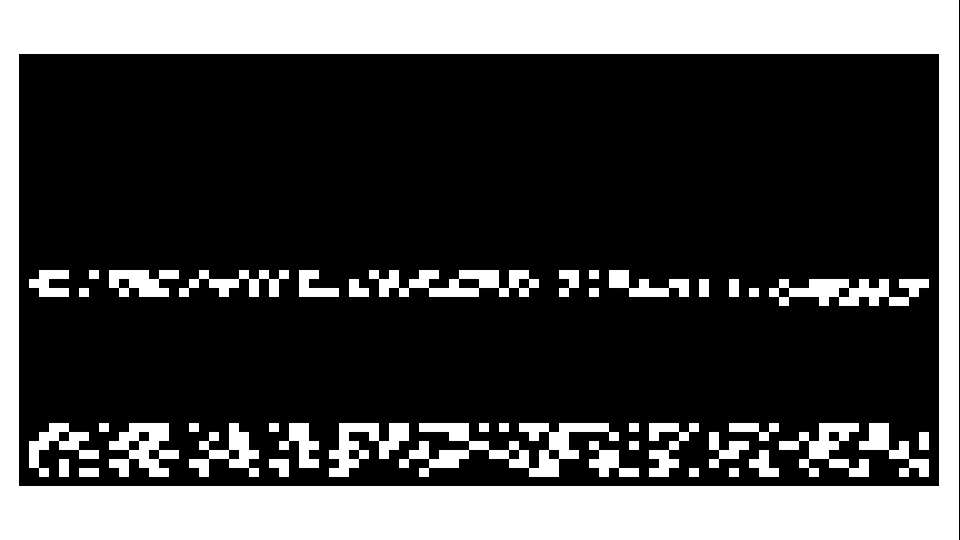
#> input picture tests/fixtures/pi-mixed-1200-to-1080.png, 1920 x 1080 px (shown at 1/2 size)
$ python -i control.py   (imports and definitions only)
#> lines starting #> are read from the running program, lines starting #| are printed output that depends on the picture; after the words box and inside, x2 and y2 are one past the last pixel; in counts of white or black regions, pixels touching at a corner belong together
#> further down, picture is the input picture: shape (1080, 1920, 3); min 0, max 255, mean 74.9
"""Versioned bootstrap messages, independent of the v1 data geometry."""
import json
import struct
import zlib
from dataclasses import dataclass

import cv2
import numpy as np
from reedsolo import RSCodec, ReedSolomonError

ROWS, COLUMNS = 48, 92
HEADER = struct.Struct('!4sBH')
DATA_BYTES = 446
MAX_PAYLOAD = DATA_BYTES - HEADER.size - 4
KINDS = {'SELECT', 'STATUS', 'HELLO', 'CAPS', 'PROPOSE', 'ACCEPT', 'COMMIT', 'READY', 'REPORT', 'ACK', 'FINISH'}


# [6 lines left out: function identifier, not called in this run]


@dataclass(frozen=True)
class Message:
    sender: str
    peer: str | None
    sequence: int
    ack: int
    kind: str
    body: dict

    # [52 lines left out: functions to_bytes, from_bytes, encode, not called in this run]


def _decode_grid(grid):
    wire = np.packbits((grid[1:-1, 1:-1].ravel()[:4080] > 127).astype(np.uint8)).tobytes()
    rs = RSCodec(32)
    try:
        data = bytes(rs.decode(wire[:255])[0]) + bytes(rs.decode(wire[255:])[0])
    except ReedSolomonError as exc:
        raise ValueError('uncorrectable bootstrap codeword') from exc
    magic, version, length = HEADER.unpack(data[:HEADER.size])
    if magic != b'VLBC' or version != 1 or length > MAX_PAYLOAD:
        raise ValueError('unsupported bootstrap header')
    end = HEADER.size + length
    if zlib.crc32(data[:end]) != struct.unpack('!I', data[end:end+4])[0] or any(data[end+4:]):
        raise ValueError('bootstrap checksum or padding failed')
    return Message.from_bytes(data[HEADER.size:end])


def decode(image):
    """Find axis-aligned borders; test rotations/reflections without data ROI."""
    if image.dtype != np.uint8 or image.ndim not in (2, 3):
        raise ValueError('bootstrap requires uint8 gray or BGR image')
    gray = cv2.cvtColor(image, cv2.COLOR_BGR2GRAY) if image.ndim == 3 else image
    _, binary = cv2.threshold(gray, 0, 255, cv2.THRESH_BINARY + cv2.THRESH_OTSU)
#> binary: shape (1080, 1920); 29.4% white; 43 white regions
    contours, _ = cv2.findContours(255-binary, cv2.RETR_EXTERNAL, cv2.CHAIN_APPROX_SIMPLE)
#> contours = 2 contours; box (x1, y1, x2, y2) and area: (38, 108, 1878, 972) 1587057, (1918, 0, 1920, 1080) 1079
    candidates = sorted((cv2.boundingRect(c) for c in contours), key=lambda b: b[2]*b[3], reverse=True)
#> candidates = [(38, 108, 1840, 864), (1918, 0, 2, 1080)]
    for x, y, w, h in candidates[:16]:
        if min(w, h) < 100:
            continue
        patch = binary[y:y+h, x:x+w]
        for rotation in range(4):
            rotated = np.rot90(patch, rotation)
            # USB capture may scale 1200p to 1080p independently on each axis.
            # Normalize the located rectangle; RS/header/CRC still validate it.
            ratio = rotated.shape[1]/rotated.shape[0] / (COLUMNS/ROWS)
            if not 0.75 <= ratio <= 1.34:
                continue
            for view in (rotated, rotated[:, ::-1]):
                grid = cv2.resize(view, (COLUMNS, ROWS), interpolation=cv2.INTER_AREA)
                try:
                    return _decode_grid(grid)
                except ValueError:
                    pass
#> this loop made 1 pass
#> pass 1, in decode, `patch = binary[y:y+h, x:x+w]`:
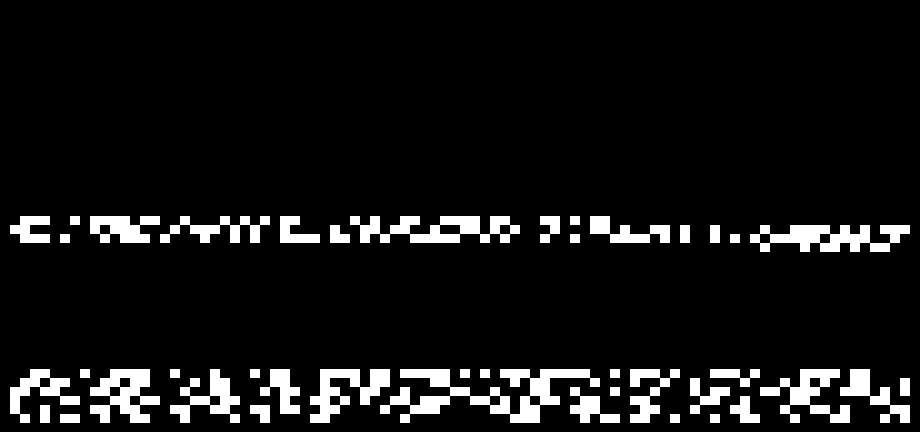
#> patch: shape (864, 1840) (shown at 1/2 size); 8% white; 42 white regions, largest, box (x1, y1, x2, y2) and area: (760, 738, 1200, 846) 17280, (700, 432, 1040, 486) 10080, (1500, 450, 1820, 504) 10080
    raise ValueError('no valid bootstrap control frame')

>>> import cv2
>>> picture = cv2.imread('../../../tests/fixtures/pi-mixed-1200-to-1080.png')
#> (the run stopped early here; a loop or call above may not have finished)
